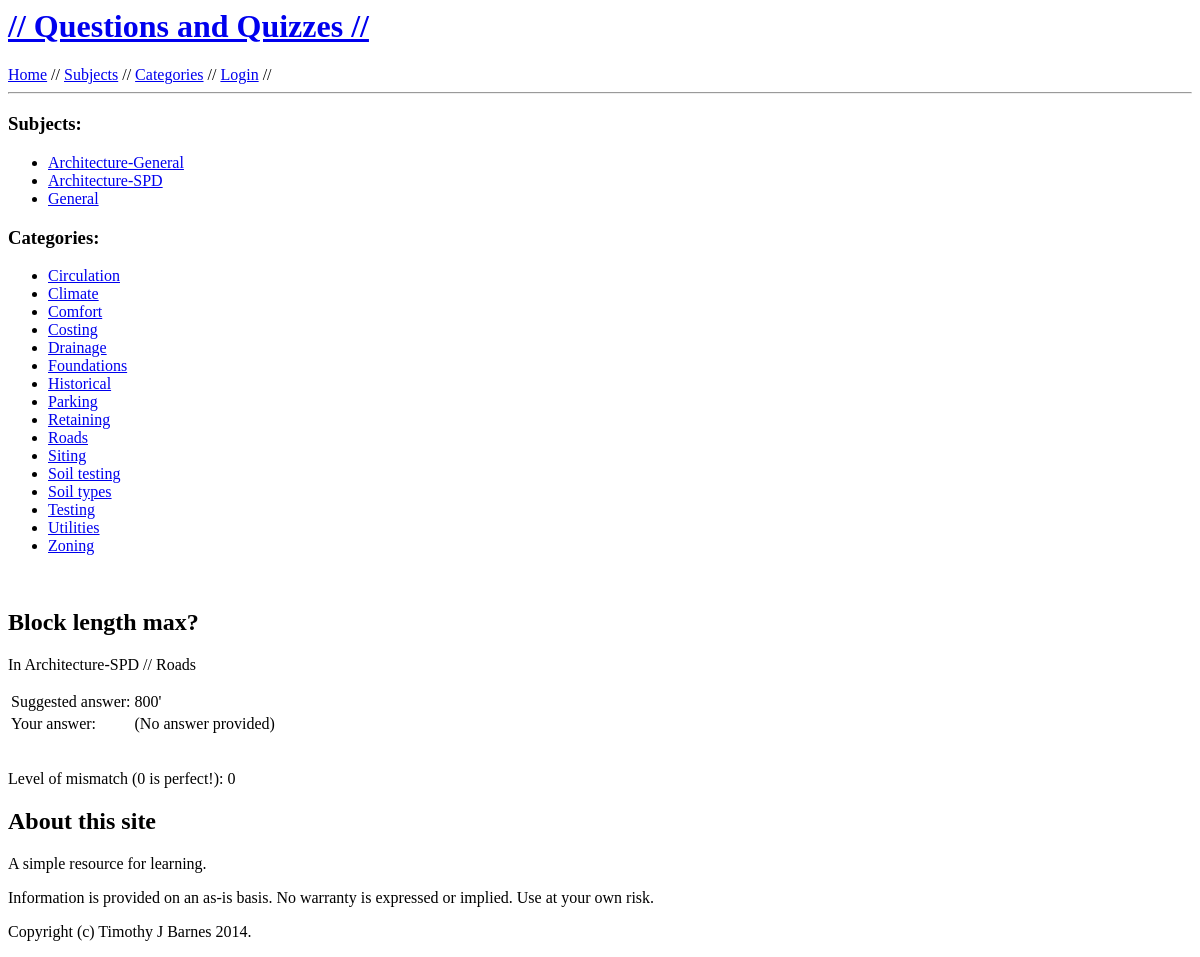
Before: /educate/112/answer/ with the older database file.
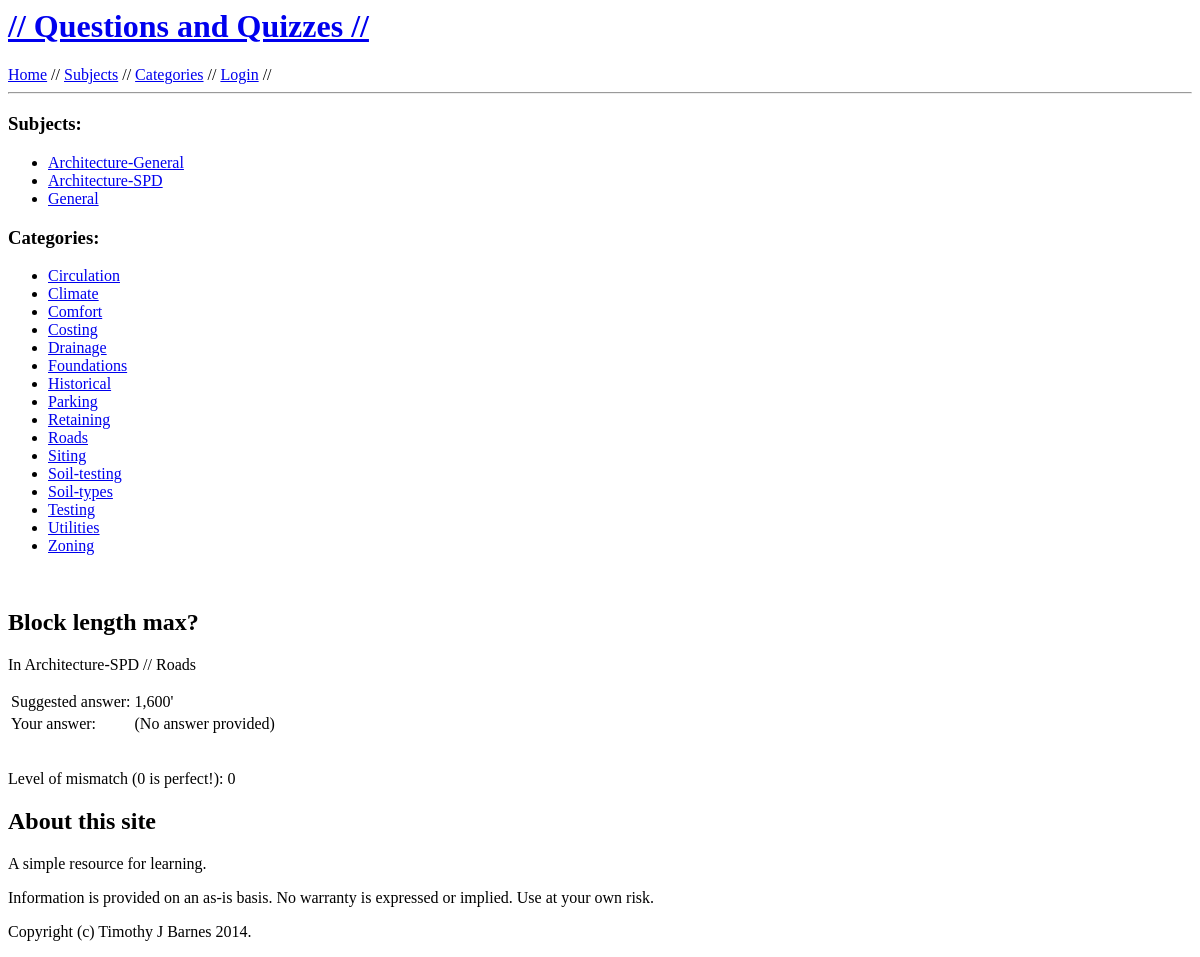
After: the same page with the newer database file.
### educate/models.py (models this page shows, shortened)
class Category(models.Model):
    subject = models.ForeignKey(Subject)
    name = models.CharField(max_length=40)
    description = models.CharField(max_length=200, default='-description-')

class Question(models.Model):
    category = models.ForeignKey(Category)
    question = models.CharField(max_length=200)
    answer = models.CharField(max_length=200)

class Subject(models.Model):
    name = models.CharField(max_length=40)
    description = models.CharField(max_length=200, default='-description-')

### educate/views.py (the view)
# urls.py: url(r'^(?P<question_id>\d+)/answer/$', views.answer, name='answer'),
def answer(request, question_id):
    question = get_object_or_404(Question, pk=question_id)
    form = AnswerForm(request.POST)
    if form.is_valid():
        sc = score(str(question.answer), form.cleaned_data['user_answer'])
        return render(request, 'educate/answer.html', {
            'registered': request.user.is_authenticated(),
            'username': request.user.username,
            'question': question,
            'answer': form.cleaned_data['user_answer'],
            'score': sc,
            'subject_list': Subject.objects.order_by('name'),
            'category_list': Category.objects.order_by('name'),
        })
    else:
        return render(request, 'educate/answer.html', {
            'registered': request.user.is_authenticated(),
            'username': request.user.username,
            'question': question,
            'answer': '(No answer provided)',
            'score': 0,
            'subject_list': Subject.objects.order_by('name'),
            'category_list': Category.objects.order_by('name'),
        })

### educate/templates/educate/answer.html (shortened to what this page needs)
{% extends "educate/base.html" %}
{% block content %}
<br />
<h2>{{ question.question }}?</h2>
<p>In {{ question.category.subject.name }} // {{ question.category.name }}</p>
<table>
  <tr>
    <td>Suggested answer:</td><td>{{ question.answer }}</td>
  </tr>
  <tr>
    <td>Your answer:</td><td>{{ answer }}</td>
  </tr>
</table>
<br />
<p>Level of mismatch (0 is perfect!): {{ score }}</p>
{% endblock %}

### educate/templates/educate/base.html (shortened to what this page needs)
{% load staticfiles %}
<html xmlns="http://www.w3.org/1999/xhtml" xml:lang="en" lang="en">
  <head>
    <link rel="stylesheet" type="text/css" href="{% static 'educate/educate.css' %}" />
  </head>
  <body>
    <div id="main">
      <div id="banner">
	<h1><a href="{% url 'home' %}">// Questions and Quizzes //</a></h1>
      </div>
      <div id="nav">
	{% block nav %}
	<a href="{% url 'home' %}">Home</a> //
        <a href="{% url 'all_subjects' %}">Subjects</a> //
	<a href="{% url 'all_categories' %}">Categories</a> //
	{% if registered %}
	Logged in as {{ username }} //
	<a href="/admin/">Admin</a> //
	<a href="{% url 'auth_logout' %}">Logout</a> //
	{% else %}
	<a href="{% url 'auth_login' %}">Login</a> //
	{% endif %}
	{% endblock %}
      </div>
      <hr>
      <div id="sidebar">
	<div id="menu">
	  {% block menu %}
	  {% if subject_list %}
	  <h3>Subjects:</h3>
	  <ul>
	    {% for sub in subject_list %}
	    <li><a href="{% url 'categories' sub.name %}">{{ sub.name }}</a></li>
	    {% endfor %}
	  </ul>
	  {% endif %}
	  {% if category_list %}
	  <h3>Categories:</h3>
	  <ul>
	    {% for cat in category_list %}
	    <li><a href="{% url 'questions' cat.name %}">{{ cat.name }}</a></li>
	    {% endfor %}
	  </ul>
	  {% endif %}
	  {% endblock %}
	</div>
      </div>
      <div id=content>
	{% block content %}{% endblock %}
	{% block footer %}
	<div id=byline>
	  <h2>About this site</h2>
	  <p>A simple resource for learning.</p>
	  <p>Information is provided on an as-is basis. No warranty is expressed or implied. Use at your own risk.</p>
	  <p>Copyright (c) Timothy J Barnes 2014.</p>
	</div>
	{% endblock %}
      </div>
    </div>
</body>
</html>

Changed rows visible on the page:
changed Category: name "Soil testing" → "Soil-testing"
changed Category: name "Soil types" → "Soil-types"
changed Question "Block length max": answer "800'" → "1,600'"
